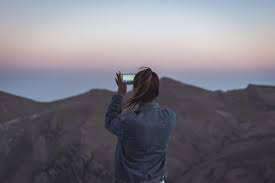
#> input picture resources/images.jpg, 275 x 183 px
$ python 'chapter 4.py'
#> lines starting #> are read from the running program, lines starting #| are printed output that depends on the picture
import cv2
import numpy as np
img = cv2.imread('resources/images.jpg')
#> img is the input picture: shape (183, 275, 3); mean B, G, R 127, 117.8, 119.3


# [44 lines of commented-out code are left out]
ver = np.vstack((img,img))  # stack two images vertically
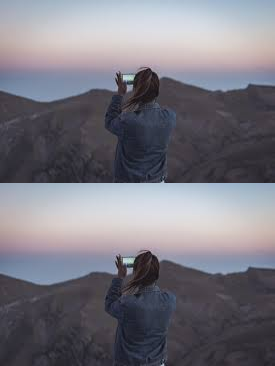
#> ver: shape (366, 275, 3); mean B, G, R 127, 117.8, 119.3

# cv2.imshow("horizontal", hot)
cv2.imshow("horizontal", ver)

cv2.waitKey(0)
